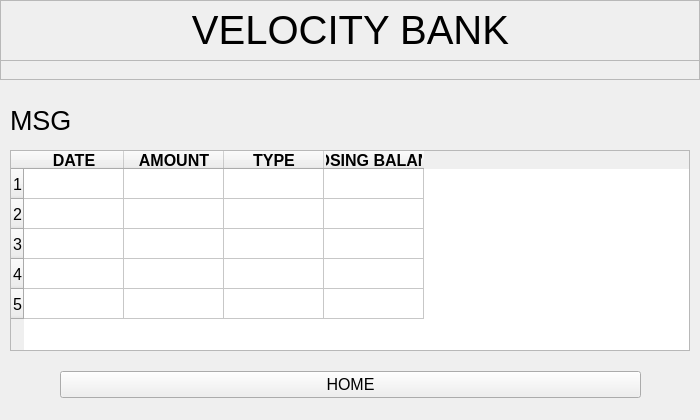
<?xml version="1.0" encoding="UTF-8"?>
<ui version="4.0">
 <class>Form</class>
 <widget class="QWidget" name="Form">
  <property name="geometry">
   <rect>
    <x>0</x>
    <y>0</y>
    <width>700</width>
    <height>420</height>
   </rect>
  </property>
  <property name="windowTitle">
   <string>Form</string>
  </property>
  <widget class="QFrame" name="frame">
   <property name="geometry">
    <rect>
     <x>0</x>
     <y>0</y>
     <width>700</width>
     <height>80</height>
    </rect>
   </property>
   <property name="styleSheet">
    <string notr="true"/>
   </property>
   <property name="frameShape">
    <enum>QFrame::StyledPanel</enum>
   </property>
   <property name="frameShadow">
    <enum>QFrame::Plain</enum>
   </property>
   <widget class="QLabel" name="label">
    <property name="geometry">
     <rect>
      <x>0</x>
      <y>0</y>
      <width>701</width>
      <height>60</height>
     </rect>
    </property>
    <property name="font">
     <font>
      <pointsize>30</pointsize>
     </font>
    </property>
    <property name="text">
     <string>VELOCITY BANK</string>
    </property>
    <property name="alignment">
     <set>Qt::AlignCenter</set>
    </property>
   </widget>
   <widget class="QFrame" name="frame_2">
    <property name="geometry">
     <rect>
      <x>0</x>
      <y>60</y>
      <width>700</width>
      <height>20</height>
     </rect>
    </property>
    <property name="styleSheet">
     <string notr="true"/>
    </property>
    <property name="frameShape">
     <enum>QFrame::StyledPanel</enum>
    </property>
    <property name="frameShadow">
     <enum>QFrame::Sunken</enum>
    </property>
    <property name="lineWidth">
     <number>0</number>
    </property>
   </widget>
  </widget>
  <widget class="QLabel" name="instructLabel">
   <property name="geometry">
    <rect>
     <x>0</x>
     <y>100</y>
     <width>700</width>
     <height>41</height>
    </rect>
   </property>
   <property name="font">
    <font>
     <pointsize>20</pointsize>
    </font>
   </property>
   <property name="text">
    <string>MSG</string>
   </property>
   <property name="margin">
    <number>1</number>
   </property>
   <property name="indent">
    <number>10</number>
   </property>
  </widget>
  <widget class="QWidget" name="horizontalLayoutWidget">
   <property name="geometry">
    <rect>
     <x>0</x>
     <y>349</y>
     <width>701</width>
     <height>71</height>
    </rect>
   </property>
   <layout class="QHBoxLayout" name="horizontalLayout">
    <property name="spacing">
     <number>60</number>
    </property>
    <property name="leftMargin">
     <number>60</number>
    </property>
    <property name="rightMargin">
     <number>60</number>
    </property>
    <item>
     <widget class="QPushButton" name="cancelBtn">
      <property name="font">
       <font>
        <pointsize>12</pointsize>
       </font>
      </property>
      <property name="text">
       <string>HOME</string>
      </property>
     </widget>
    </item>
   </layout>
  </widget>
  <widget class="QTableWidget" name="table">
   <property name="geometry">
    <rect>
     <x>10</x>
     <y>150</y>
     <width>680</width>
     <height>201</height>
    </rect>
   </property>
   <property name="font">
    <font>
     <pointsize>12</pointsize>
    </font>
   </property>
   <property name="verticalScrollBarPolicy">
    <enum>Qt::ScrollBarAsNeeded</enum>
   </property>
   <property name="horizontalScrollBarPolicy">
    <enum>Qt::ScrollBarAsNeeded</enum>
   </property>
   <property name="rowCount">
    <number>5</number>
   </property>
   <property name="columnCount">
    <number>4</number>
   </property>
   <row/>
   <row/>
   <row/>
   <row/>
   <row/>
   <column>
    <property name="text">
     <string>DATE</string>
    </property>
    <property name="font">
     <font>
      <weight>75</weight>
      <bold>true</bold>
     </font>
    </property>
    <property name="textAlignment">
     <set>AlignCenter</set>
    </property>
   </column>
   <column>
    <property name="text">
     <string>AMOUNT</string>
    </property>
    <property name="font">
     <font>
      <weight>75</weight>
      <bold>true</bold>
     </font>
    </property>
    <property name="textAlignment">
     <set>AlignCenter</set>
    </property>
   </column>
   <column>
    <property name="text">
     <string>TYPE</string>
    </property>
    <property name="font">
     <font>
      <weight>75</weight>
      <bold>true</bold>
     </font>
    </property>
    <property name="textAlignment">
     <set>AlignCenter</set>
    </property>
   </column>
   <column>
    <property name="text">
     <string>CLOSING BALANCE</string>
    </property>
    <property name="font">
     <font>
      <weight>75</weight>
      <bold>true</bold>
     </font>
    </property>
    <property name="textAlignment">
     <set>AlignCenter</set>
    </property>
   </column>
  </widget>
 </widget>
 <resources/>
 <connections/>
</ui>
